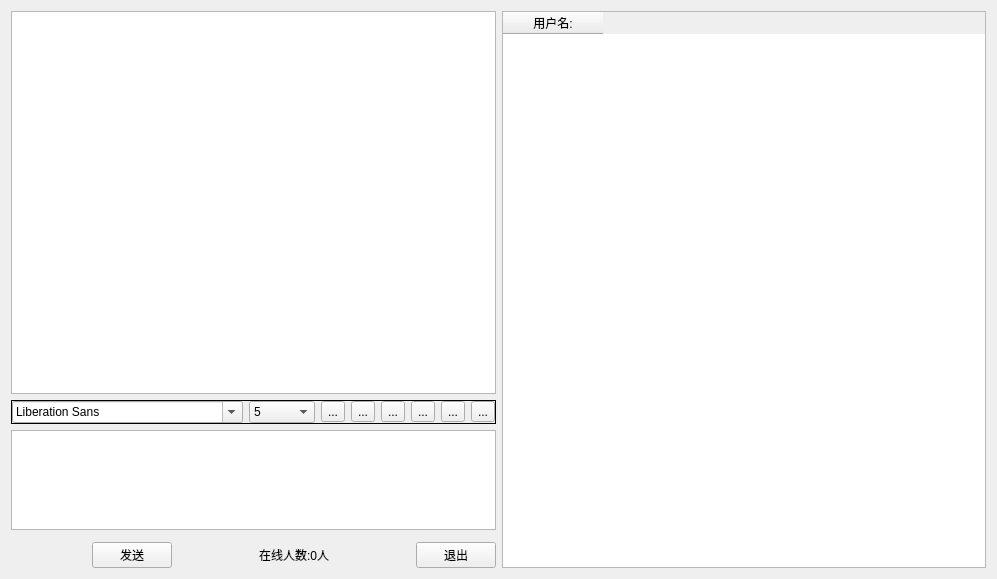
<?xml version="1.0" encoding="UTF-8"?>
<ui version="4.0">
 <class>Widget</class>
 <widget class="QWidget" name="Widget">
  <property name="geometry">
   <rect>
    <x>0</x>
    <y>0</y>
    <width>997</width>
    <height>579</height>
   </rect>
  </property>
  <property name="windowTitle">
   <string>Widget</string>
  </property>
  <layout class="QHBoxLayout" name="horizontalLayout_7">
   <item>
    <widget class="QWidget" name="widget_8" native="true">
     <layout class="QHBoxLayout" name="horizontalLayout_6">
      <property name="leftMargin">
       <number>0</number>
      </property>
      <property name="topMargin">
       <number>0</number>
      </property>
      <property name="rightMargin">
       <number>0</number>
      </property>
      <property name="bottomMargin">
       <number>0</number>
      </property>
      <item>
       <widget class="QWidget" name="widget_6" native="true">
        <layout class="QVBoxLayout" name="verticalLayout_3">
         <property name="leftMargin">
          <number>0</number>
         </property>
         <property name="topMargin">
          <number>0</number>
         </property>
         <property name="rightMargin">
          <number>0</number>
         </property>
         <property name="bottomMargin">
          <number>0</number>
         </property>
         <item>
          <widget class="QWidget" name="widget_4" native="true">
           <layout class="QVBoxLayout" name="verticalLayout_2">
            <property name="leftMargin">
             <number>0</number>
            </property>
            <property name="topMargin">
             <number>0</number>
            </property>
            <property name="rightMargin">
             <number>0</number>
            </property>
            <property name="bottomMargin">
             <number>0</number>
            </property>
            <item>
             <widget class="QWidget" name="widget_2" native="true">
              <layout class="QVBoxLayout" name="verticalLayout">
               <property name="leftMargin">
                <number>0</number>
               </property>
               <property name="topMargin">
                <number>0</number>
               </property>
               <property name="rightMargin">
                <number>0</number>
               </property>
               <property name="bottomMargin">
                <number>0</number>
               </property>
               <item>
                <widget class="QWidget" name="widget" native="true">
                 <layout class="QHBoxLayout" name="horizontalLayout">
                  <property name="leftMargin">
                   <number>0</number>
                  </property>
                  <property name="topMargin">
                   <number>0</number>
                  </property>
                  <property name="rightMargin">
                   <number>0</number>
                  </property>
                  <property name="bottomMargin">
                   <number>0</number>
                  </property>
                  <item>
                   <widget class="QTextBrowser" name="msgBrowser"/>
                  </item>
                 </layout>
                </widget>
               </item>
               <item>
                <widget class="QFrame" name="frame_2">
                 <property name="frameShape">
                  <enum>QFrame::Box</enum>
                 </property>
                 <layout class="QHBoxLayout" name="horizontalLayout_2">
                  <property name="leftMargin">
                   <number>0</number>
                  </property>
                  <property name="topMargin">
                   <number>0</number>
                  </property>
                  <property name="rightMargin">
                   <number>0</number>
                  </property>
                  <property name="bottomMargin">
                   <number>0</number>
                  </property>
                  <item>
                   <widget class="QFontComboBox" name="fontCbx"/>
                  </item>
                  <item>
                   <widget class="QComboBox" name="sizeCbx">
                    <item>
                     <property name="text">
                      <string>5</string>
                     </property>
                    </item>
                    <item>
                     <property name="text">
                      <string>6</string>
                     </property>
                    </item>
                    <item>
                     <property name="text">
                      <string>7</string>
                     </property>
                    </item>
                    <item>
                     <property name="text">
                      <string>8</string>
                     </property>
                    </item>
                    <item>
                     <property name="text">
                      <string>9</string>
                     </property>
                    </item>
                    <item>
                     <property name="text">
                      <string>10</string>
                     </property>
                    </item>
                    <item>
                     <property name="text">
                      <string>11</string>
                     </property>
                    </item>
                    <item>
                     <property name="text">
                      <string>12</string>
                     </property>
                    </item>
                   </widget>
                  </item>
                  <item>
                   <widget class="QToolButton" name="boldTBtn">
                    <property name="toolTip">
                     <string>加粗</string>
                    </property>
                    <property name="text">
                     <string>...</string>
                    </property>
                    <property name="icon">
                     <iconset resource="res.qrc">
                      <normaloff>:/images/bold.png</normaloff>:/images/bold.png</iconset>
                    </property>
                    <property name="checkable">
                     <bool>true</bool>
                    </property>
                   </widget>
                  </item>
                  <item>
                   <widget class="QToolButton" name="italicTbtn">
                    <property name="toolTip">
                     <string>倾斜</string>
                    </property>
                    <property name="text">
                     <string>...</string>
                    </property>
                    <property name="icon">
                     <iconset resource="res.qrc">
                      <normaloff>:/images/italic.png</normaloff>:/images/italic.png</iconset>
                    </property>
                    <property name="checkable">
                     <bool>true</bool>
                    </property>
                   </widget>
                  </item>
                  <item>
                   <widget class="QToolButton" name="underlineTBtn">
                    <property name="toolTip">
                     <string>下划线</string>
                    </property>
                    <property name="text">
                     <string>...</string>
                    </property>
                    <property name="icon">
                     <iconset resource="res.qrc">
                      <normaloff>:/images/under.png</normaloff>:/images/under.png</iconset>
                    </property>
                    <property name="checkable">
                     <bool>true</bool>
                    </property>
                   </widget>
                  </item>
                  <item>
                   <widget class="QToolButton" name="colorTBtn">
                    <property name="toolTip">
                     <string>颜色</string>
                    </property>
                    <property name="text">
                     <string>...</string>
                    </property>
                    <property name="icon">
                     <iconset resource="res.qrc">
                      <normaloff>:/images/color.png</normaloff>:/images/color.png</iconset>
                    </property>
                   </widget>
                  </item>
                  <item>
                   <widget class="QToolButton" name="saveTBtn">
                    <property name="toolTip">
                     <string>保存</string>
                    </property>
                    <property name="text">
                     <string>...</string>
                    </property>
                    <property name="icon">
                     <iconset resource="res.qrc">
                      <normaloff>:/images/save.png</normaloff>:/images/save.png</iconset>
                    </property>
                   </widget>
                  </item>
                  <item>
                   <widget class="QToolButton" name="clearTBtn">
                    <property name="toolTip">
                     <string>清空</string>
                    </property>
                    <property name="text">
                     <string>...</string>
                    </property>
                    <property name="icon">
                     <iconset resource="res.qrc">
                      <normaloff>:/images/clear.png</normaloff>:/images/clear.png</iconset>
                    </property>
                   </widget>
                  </item>
                 </layout>
                </widget>
               </item>
              </layout>
             </widget>
            </item>
            <item>
             <widget class="QTextEdit" name="msgTxtEdit">
              <property name="maximumSize">
               <size>
                <width>16777215</width>
                <height>100</height>
               </size>
              </property>
             </widget>
            </item>
            <item>
             <widget class="QWidget" name="widget_3" native="true">
              <layout class="QHBoxLayout" name="horizontalLayout_3">
               <property name="leftMargin">
                <number>0</number>
               </property>
               <property name="topMargin">
                <number>0</number>
               </property>
               <property name="rightMargin">
                <number>0</number>
               </property>
               <property name="bottomMargin">
                <number>0</number>
               </property>
              </layout>
             </widget>
            </item>
           </layout>
          </widget>
         </item>
         <item>
          <widget class="QWidget" name="widget_5" native="true">
           <layout class="QHBoxLayout" name="horizontalLayout_4">
            <property name="leftMargin">
             <number>0</number>
            </property>
            <property name="topMargin">
             <number>0</number>
            </property>
            <property name="rightMargin">
             <number>0</number>
            </property>
            <property name="bottomMargin">
             <number>0</number>
            </property>
            <item>
             <spacer name="horizontalSpacer_3">
              <property name="orientation">
               <enum>Qt::Horizontal</enum>
              </property>
              <property name="sizeHint" stdset="0">
               <size>
                <width>40</width>
                <height>20</height>
               </size>
              </property>
             </spacer>
            </item>
            <item>
             <widget class="QPushButton" name="sendBtn">
              <property name="text">
               <string>发送</string>
              </property>
             </widget>
            </item>
            <item>
             <spacer name="horizontalSpacer">
              <property name="orientation">
               <enum>Qt::Horizontal</enum>
              </property>
              <property name="sizeHint" stdset="0">
               <size>
                <width>40</width>
                <height>20</height>
               </size>
              </property>
             </spacer>
            </item>
            <item>
             <widget class="QLabel" name="userNumLbl">
              <property name="text">
               <string>在线人数:0人</string>
              </property>
             </widget>
            </item>
            <item>
             <spacer name="horizontalSpacer_2">
              <property name="orientation">
               <enum>Qt::Horizontal</enum>
              </property>
              <property name="sizeHint" stdset="0">
               <size>
                <width>40</width>
                <height>20</height>
               </size>
              </property>
             </spacer>
            </item>
            <item>
             <widget class="QPushButton" name="exitBtn">
              <property name="text">
               <string>退出</string>
              </property>
             </widget>
            </item>
           </layout>
          </widget>
         </item>
        </layout>
       </widget>
      </item>
      <item>
       <widget class="QWidget" name="widget_7" native="true">
        <layout class="QHBoxLayout" name="horizontalLayout_5">
         <property name="leftMargin">
          <number>0</number>
         </property>
         <property name="topMargin">
          <number>0</number>
         </property>
         <property name="rightMargin">
          <number>0</number>
         </property>
         <property name="bottomMargin">
          <number>0</number>
         </property>
         <item>
          <widget class="QTableWidget" name="tableWidget">
           <column>
            <property name="text">
             <string>用户名:</string>
            </property>
           </column>
          </widget>
         </item>
        </layout>
       </widget>
      </item>
     </layout>
    </widget>
   </item>
  </layout>
 </widget>
 <layoutdefault spacing="6" margin="11"/>
 <resources>
  <include location="res.qrc"/>
 </resources>
 <connections/>
</ui>
